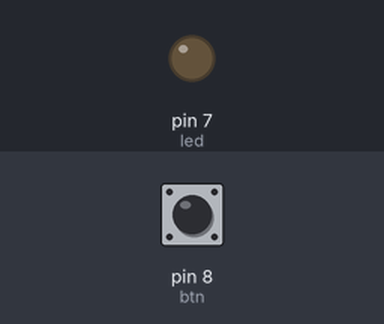
A sketch run on a simulated Arduino Uno, built with avr-gcc and run on an emulated ATmega328P. Shown: output pins drawn as LEDs (lit = HIGH). Inputs (shaded band) come from the test bench; at power-on: pin 8 (btn) LOW.

Above: at 1.2 s.
1.3 s: pin 8 (btn) pulled HIGH for 0.15 s
At 1.37 s:
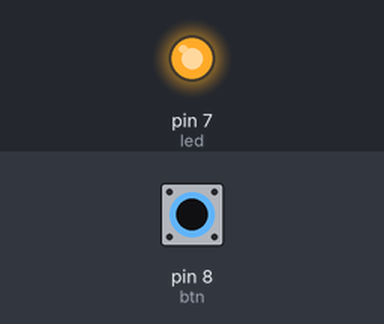
2.9 s: pin 8 (btn) pulled HIGH for 3.2 s
At 7.4 s:
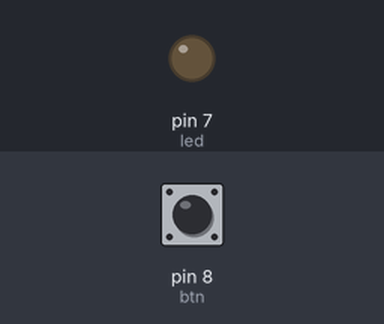
Timing chart, 0 to 8.9 s (numbered marks = the images above; inputs shaded):
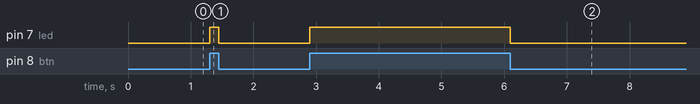

Measured:
- after the input at 1.3 s, pin 7 (led): LOW → HIGH at once, → LOW 0.15 s later
- after the input at 2.9 s, pin 7 (led): LOW → HIGH at once, → LOW 3.2 s later

The sketch:

push_btn.ino
```cpp
int btn = 8;
int led = 7;
int button_state = 0;

void setup() {
  pinMode(btn, INPUT);
  pinMode(led, OUTPUT);
//  digitalWrite(led, LOW);
}

void loop() {
  button_state = digitalRead(btn);

  if(button_state == HIGH){
    digitalWrite(led, HIGH);
  }else if(button_state == LOW){
    digitalWrite(led, LOW);
  }

}
```
